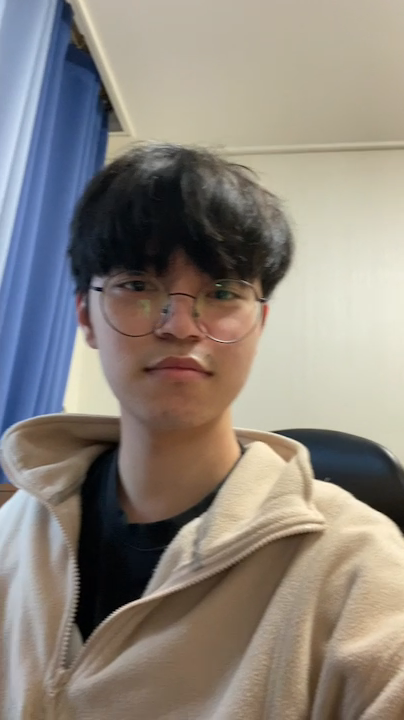
#> input picture frame 20 of upload/test.mp4, 404 x 720 px
$ python ToFrame.py
#> lines starting #> are read from the running program, lines starting #| are printed output that depends on the picture
import datetime
import os
import time
import cv2

video_capture = cv2.VideoCapture('./upload/test.mp4')
if not video_capture.isOpened():
    print("can't find video")
    exit(1)

fps = 20
count = 0
total = 0.0
delay = 0.0
success = True

path = "./save_img"
if not os.path.isdir(path):
    os.mkdir(path)

success, image = video_capture.read()
#> image is the input picture: shape (720, 404, 3); mean B, G, R 125.2, 133.5, 141.1
cv2.imwrite(f"./save_img/0000.jpg", image)

default = time.time()
prev_time = time.time()
# time.sleep(0.1)

# 0.5초마다 찍기
while success:
    current_time = time.time() - prev_time
    ts = time.time() - default + 3600 * 15
    name = datetime.datetime.fromtimestamp(ts).strftime("%M%S")
    cv2.imwrite("./save_img/{0:04d}.jpg".format(count), image)
    count += 1
    for i in range(16):
        success, image = video_capture.read()
#> this loop made 16 passes
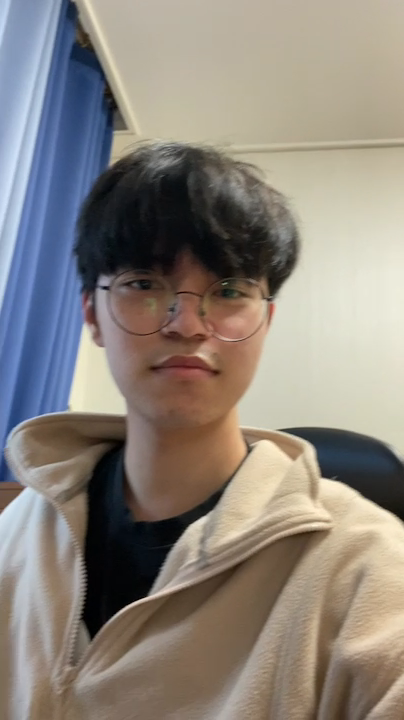
#> input picture frame 21 of upload/test.mp4, 404 x 720 px
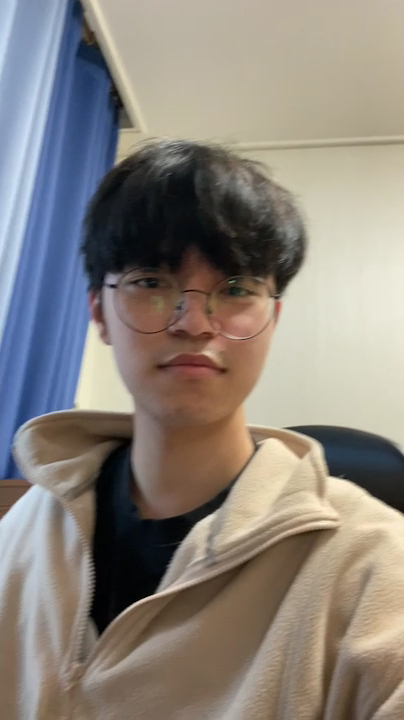
#> input picture frame 22 of upload/test.mp4, 404 x 720 px
#> pass 3, `success, image = video_capture.read()`:
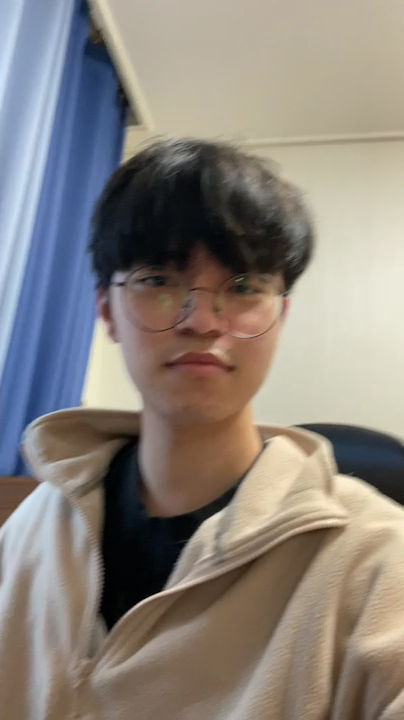
#> image: shape (720, 404, 3); mean B, G, R 124.5, 131.2, 138.1

    prev_time = time.time()

file_count = len(os.walk(os.getcwd() + '/save_img').__next__()[2])  # save_img directory 내의 파일 개수
print("file_count :", file_count)

$ run again, starting later in the video
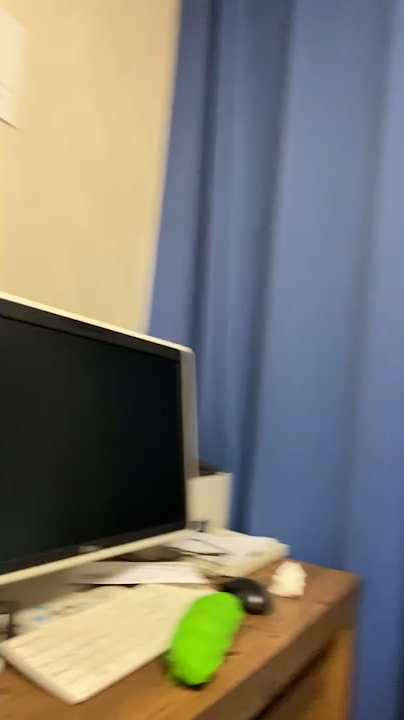
#> input picture frame 94 of upload/test.mp4, 404 x 720 px
#> image is the input picture: shape (720, 404, 3); mean B, G, R 112.7, 121.1, 124.6
#> the loop `for i in range(16):` made 16 passes
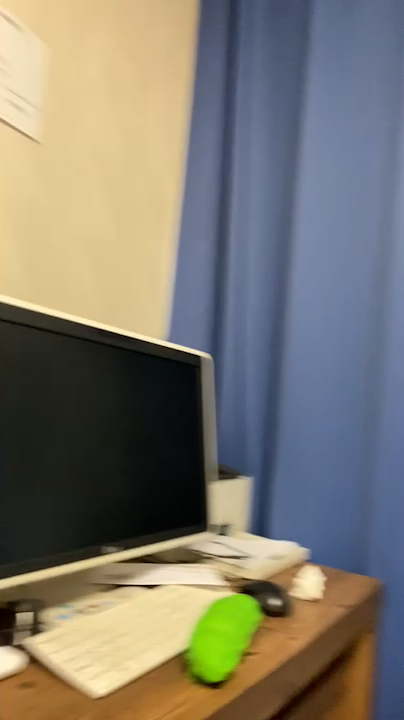
#> input picture frame 95 of upload/test.mp4, 404 x 720 px
#> pass 3, `success, image = video_capture.read()`:
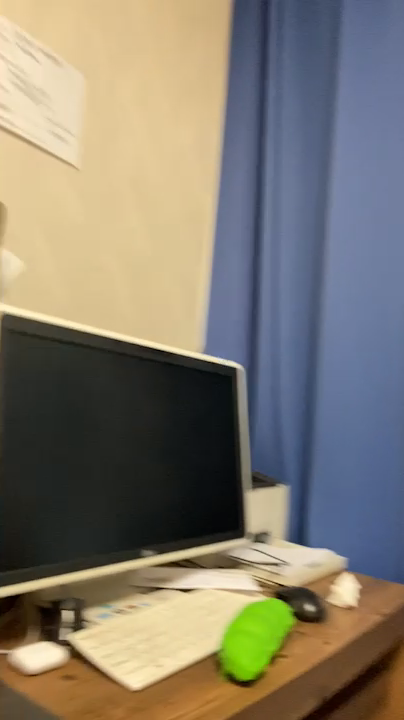
#> image: shape (720, 404, 3); mean B, G, R 108.9, 122.2, 128.8

$ run again, starting later in the video
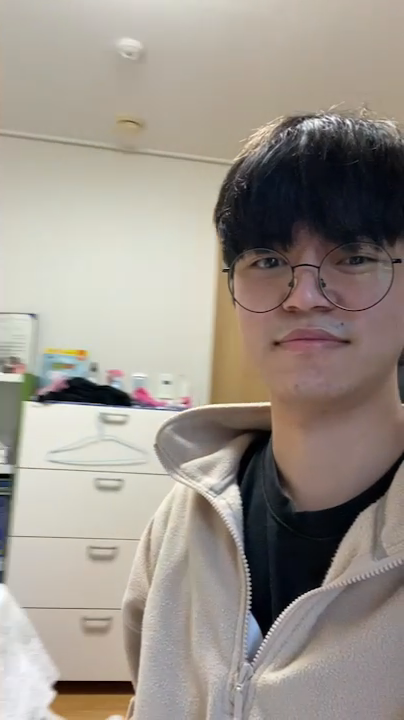
#> input picture frame 167 of upload/test.mp4, 404 x 720 px
#> image is the input picture: shape (720, 404, 3); mean B, G, R 139.5, 148.1, 156.1
#> the loop `for i in range(16):` made 16 passes
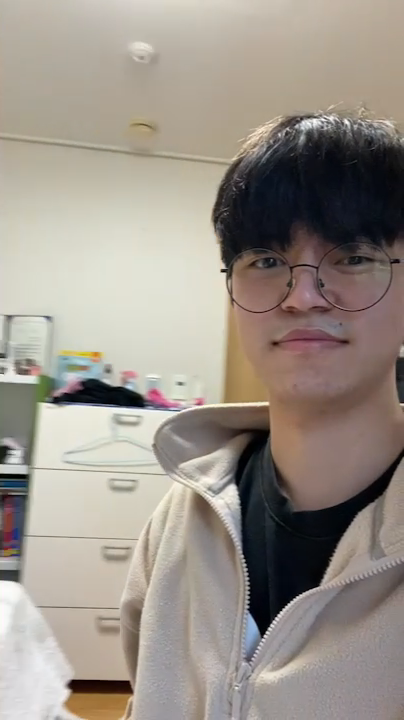
#> input picture frame 168 of upload/test.mp4, 404 x 720 px
#> pass 3, `success, image = video_capture.read()`:
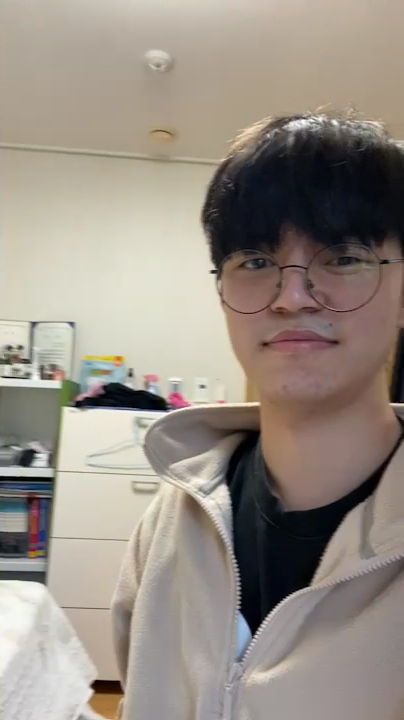
#> image: shape (720, 404, 3); mean B, G, R 133, 142.7, 151.7
